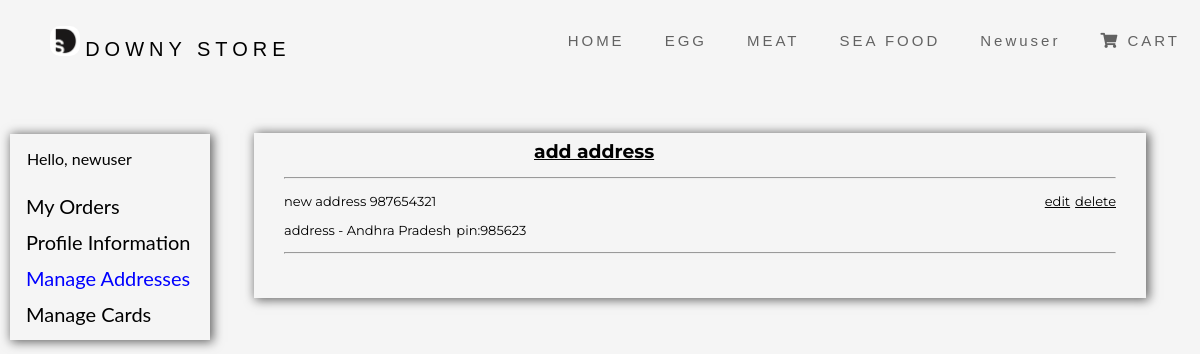
Before: /accounts/profile/address/ (signed in) with the older database file.
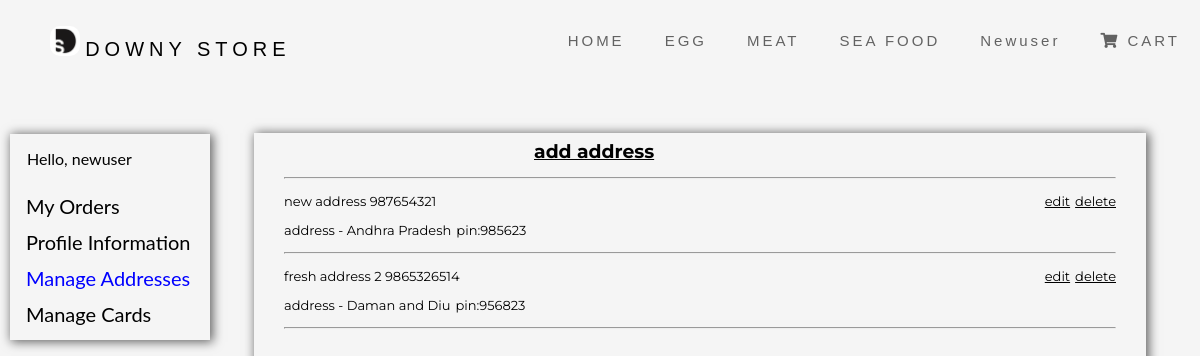
After: the same page with the newer database file.
### Accounts/models.py (models this page shows)
class Address(models.Model):
    user = models.ForeignKey(User,on_delete=models.CASCADE)
    name = models.CharField(max_length=20)
    phone = models.CharField(max_length=17)
    pincode = models.IntegerField()
    address = models.TextField()
    city = models.CharField(max_length=10)
    state = models.CharField(max_length=10)
    landmark = models.CharField(max_length=20)
    address_type = models.CharField(max_length=10)

### Accounts/views.py (the view, shortened to what this page needs)
# urls.py: path('profile/address/',address,name='address'),
@login_required
def address(request):
    user_addresses=Address.objects.filter(user=request.user)
    return render(request,'Accounts/address.html',{'title':'Manage Addresses','addresses':user_addresses})

### Accounts/templates/Accounts/address.html (shortened to what this page needs)
{% extends 'Products/base.html' %}
{% load static %}
{% block content %}
<link rel="stylesheet" href="{% static 'Accounts/css/profile.css'%}" />
<link rel="stylesheet" href="{% static 'Accounts/css/address.css'%}" />
<div class="sidenav">
  <div style="padding-bottom: 20px;padding-left: 17px;padding-top: 7px;">Hello, {{user}}</div>
  <a href="{% url 'myorders' %}">My Orders</a>
  <a href="{% url 'profile' %}">Profile Information</a>
  <a style="color: blue;" href="{% url 'address' %}">Manage Addresses</a>
  <a href="{% url 'cards' %}">Manage Cards</a>
</div>
  <div class="main">
    <div class="main-area">
      <section id='addresses-section' style="display: block;" class="addresses_section">
      <h6 id='add-address-h6' onclick="showaddform()" style="margin-left:250px;margin-top: -23.289px;margin-bottom: 0px;"><u>add address</u></h6>
      <hr/>
      <div>
        <div>
          {% for address in addresses %}
          <div class="address_component">
            <p>
              <span>{{address.name}}</span>
              <span>{{address.phone}}</span>
              <span onclick="opendeletemodal('{{address.id}}')"  class="deleteaddress"> <u>delete</u></span>
              <span onclick="editaddressdata('{{address.id}}')"; class="editaddress" ><u>edit</u> </span>
            </p>
            <span><div>{{address.address}} - {{address.state}}</div>
              <div style="margin-left: 5px;">pin:{{address.pincode}}</div>
            </span>
          </div>
          <hr/>
          {% endfor %}
        </div>
      </div>
    </section>
</head>
<body>
    </div>
{% endblock %}

### Products/templates/Products/base.html (shortened to what this page needs)
{% load static %}
<!DOCTYPE html>
<html lang="en">
  <head>
    <link rel="stylesheet" href="{% static 'Products/css/men.css'%}" />
    <link rel="stylesheet" href="{% static 'Products/css/info.css'%}" />
    <link rel="stylesheet" href="{% static 'Products/css/navbar.css'%}" />
    <link rel="stylesheet" href="{% static 'Products/css/modal.css'%}" />
    <link
      rel="stylesheet"
      href="https://use.fontawesome.com/releases/v5.6.3/css/all.css"
    />
  </head>
  <body>
    <nav>
      <ul class="content">
        <li class="primary-nav">
          <img src="{%static 'Products/image/img-DS.png'%}" alt="logo" />
          <a href="{% url 'home' %}">DOWNY STORE</a>
        </li>
        <li class="secondary-nav">
          <a href="{% url 'cart' %}">
            <i class="fas fa-shopping-cart"></i> CART
          </a>
        </li>
        <li class="secondary-nav">
          {% if user.is_authenticated  %}
            <a href="#">{{user|title}}</a>
          {% endif %}
        </li>
        <li class="secondary-nav" >
          <a href="#">SEA FOOD</a>
      </li>
      <li class="secondary-nav" ><a href="#">MEAT</a>
      </li>
      <li class="secondary-nav" ><a href="{% url 'category' %}?cat=egg">EGG</a>
      </li>
        <li class="secondary-nav">
          <a href="{% url 'home' %}">HOME</a>
        </li>
      </ul>
    </nav>
    {% block content %}{% endblock %}
  </body>
</html>

### Products/static/Products/css/men.css (style rules this page uses)
html { margin: 0; padding: 0; max-width: 100%; font-family: "Montserrat"; background-color: whitesmoke; overflow-x: hidden; }
nav { position: relative !important; overflow: auto; background-color: whitesmoke !important; }
img { border-radius: 10px; }

### Products/static/Products/css/info.css (style rules this page uses)
body, html { height: 100%; margin: 0; font-family: 'Montserrat'; overflow-x: hidden; }
nav { position: relative !important; }
section { margin: 0 5% 0 5%; }
span { display: inline-flex; padding: 0; }

### Products/static/Products/css/navbar.css (style rules this page uses)
nav > ul > li { display: inline-block; }
nav { position: fixed; top: 0; width: 100%; z-index: 1; background-color: white; overflow: auto; padding: 10px 30px 20px 10px; }
.primary-nav { float: left; font-size: 20px; }
.primary-nav > a { letter-spacing: 5px; }
.primary-nav > img { width: 30px; }
.secondary-nav > a { letter-spacing: 1px; color: rgba(0, 0, 0, 0.6); font-size: 15px; letter-spacing: 3px; padding-right: 20px; }
.secondary-nav { float: right; margin-right: 10px; margin-left: 10px; font-size: 20px; }
nav > ul > li > a { color: black; font-family: helvetica; text-decoration: none; }

### Products/static/Products/css/modal.css (style rules this page uses)
body { font-family: Arial, Helvetica, sans-serif; }

### Accounts/static/Accounts/css/profile.css (style rules this page uses)
body { font-family: "Lato", sans-serif; }
.sidenav { box-shadow: 2px 1px 10px 1px rgba(0, 0, 0, 0.6); margin-top: 114px; width: 200px; position: fixed; z-index: 1; top: 20px; left: 10px; overflow-x: hidden; padding: 8px 0; }
.sidenav a { padding: 6px 8px 6px 16px; text-decoration: none; font-size: 20px; color: black; display: block; }
.main { margin-left: 140px; font-size: 28px; padding: 0px 10px; }
section { margin: 0% 20%; height: 100%; font-family: "Montserrat"; }
.main-area { padding: 30px; box-shadow: 2px 1px 10px 1px rgba(0, 0, 0, 0.6); margin-left: 10%; margin-top: 5%; width: 80%; }
nav { position: relative; }

### Accounts/static/Accounts/css/address.css (style rules this page uses)
.deleteaddress,.deletecard { float: right; }
.editaddress,.editcard { float: right; margin-right: 5px; }
.address_component,.card-component { font-size: small; }
.addresses_section { margin: 0; }
#add-address-h6 { cursor: pointer; }

Changed rows visible on the page:
added Address: name "fresh address 2", phone "9865326514", address "address", state "Daman and Diu", pincode "956823"
